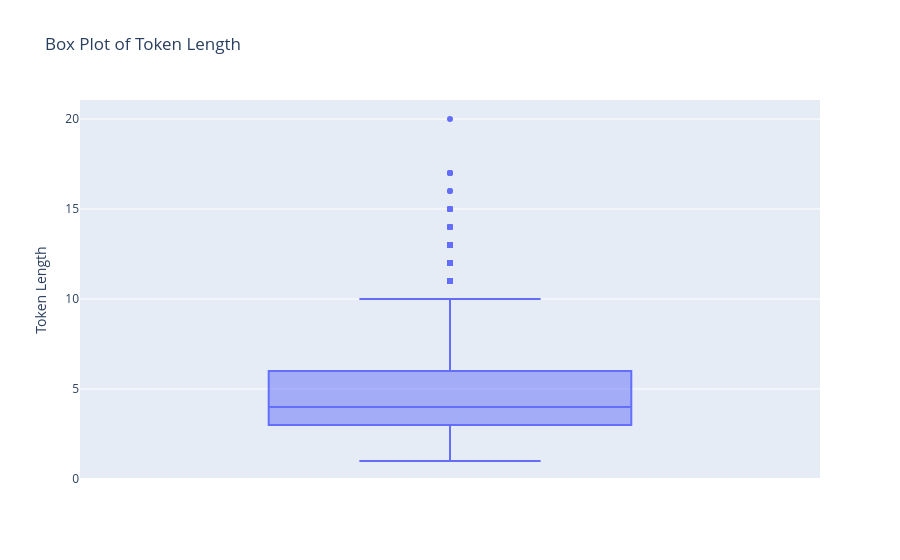

Notebook code cell kept with this figure:
### Markdown cell above
**Interpretation:** `MIN_FREQ = 10` removes rare words as required. This improves model stability but can remove meaningful rare temple terms.

### Code cell
fig = px.box(length_df, y="token_length", title="Box Plot of Token Length", labels={"token_length": "Token Length"})
fig.show()

### Figure 1 — Plotly figure (JSON) as saved in the notebook; plotly's stock layout.template omitted (floating-point values rounded to 4 significant figures; data arrays with more than 128 entries replaced by an {"elided": "..."} marker saying what was removed)
{"data": [{"alignmentgroup": "True", "hovertemplate": "Token Length=%{y}<extra></extra>", "legendgroup": "", "marker": {"color": "#636efa"}, "name": "", "notched": false, "offsetgroup": "", "orientation": "v", "showlegend": false, "type": "box", "x0": " ", "xaxis": "x", "y": {"elided": "9075 int values"}, "y0": " ", "yaxis": "y"}], "layout": {"boxmode": "group", "legend": {"tracegroupgap": 0}, "title": {"text": "Box Plot of Token Length"}, "xaxis": {"anchor": "y", "domain": [0, 1]}, "yaxis": {"anchor": "x", "domain": [0, 1], "title": {"text": "Token Length"}}}}
